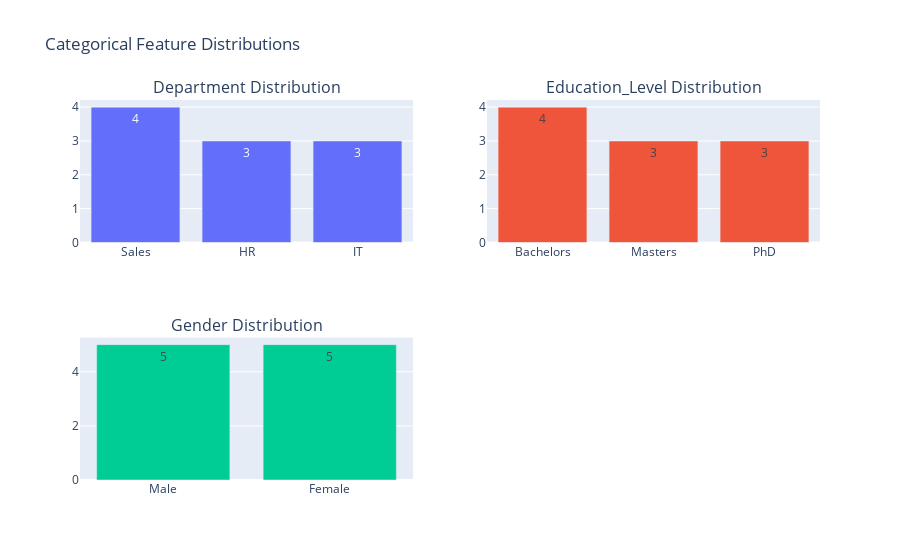

Notebook cell for this chart:
### Markdown cell above
## plot_univariate_distribution_categorical_features

### Code cell
# Categorical distr
from mlproject.utils.common import plot_univariate_distribution_categorical_features

plot_univariate_distribution_categorical_features(df2, categorical_features)

### Figure 1 — Plotly figure (JSON) as saved in the notebook; plotly's stock layout.template omitted (floating-point values rounded to 4 significant figures)
{"data": [{"name": "Department", "text": [4, 3, 3], "textposition": "auto", "type": "bar", "x": ["Sales", "HR", "IT"], "xaxis": "x", "y": [4, 3, 3], "yaxis": "y"}, {"name": "Education_Level", "text": [4, 3, 3], "textposition": "auto", "type": "bar", "x": ["Bachelors", "Masters", "PhD"], "xaxis": "x2", "y": [4, 3, 3], "yaxis": "y2"}, {"name": "Gender", "text": [5, 5], "textposition": "auto", "type": "bar", "x": ["Male", "Female"], "xaxis": "x3", "y": [5, 5], "yaxis": "y3"}], "layout": {"annotations": [{"font": {"size": 16}, "showarrow": false, "text": "Department Distribution", "x": 0.225, "xanchor": "center", "xref": "paper", "y": 1, "yanchor": "bottom", "yref": "paper"}, {"font": {"size": 16}, "showarrow": false, "text": "Education_Level Distribution", "x": 0.775, "xanchor": "center", "xref": "paper", "y": 1, "yanchor": "bottom", "yref": "paper"}, {"font": {"size": 16}, "showarrow": false, "text": "Gender Distribution", "x": 0.225, "xanchor": "center", "xref": "paper", "y": 0.375, "yanchor": "bottom", "yref": "paper"}], "showlegend": false, "title": {"text": "Categorical Feature Distributions"}, "xaxis": {"anchor": "y", "domain": [0, 0.45]}, "xaxis2": {"anchor": "y2", "domain": [0.55, 1]}, "xaxis3": {"anchor": "y3", "domain": [0, 0.45]}, "xaxis4": {"anchor": "y4", "domain": [0.55, 1]}, "yaxis": {"anchor": "x", "domain": [0.625, 1]}, "yaxis2": {"anchor": "x2", "domain": [0.625, 1]}, "yaxis3": {"anchor": "x3", "domain": [0, 0.375]}, "yaxis4": {"anchor": "x4", "domain": [0, 0.375]}}}
